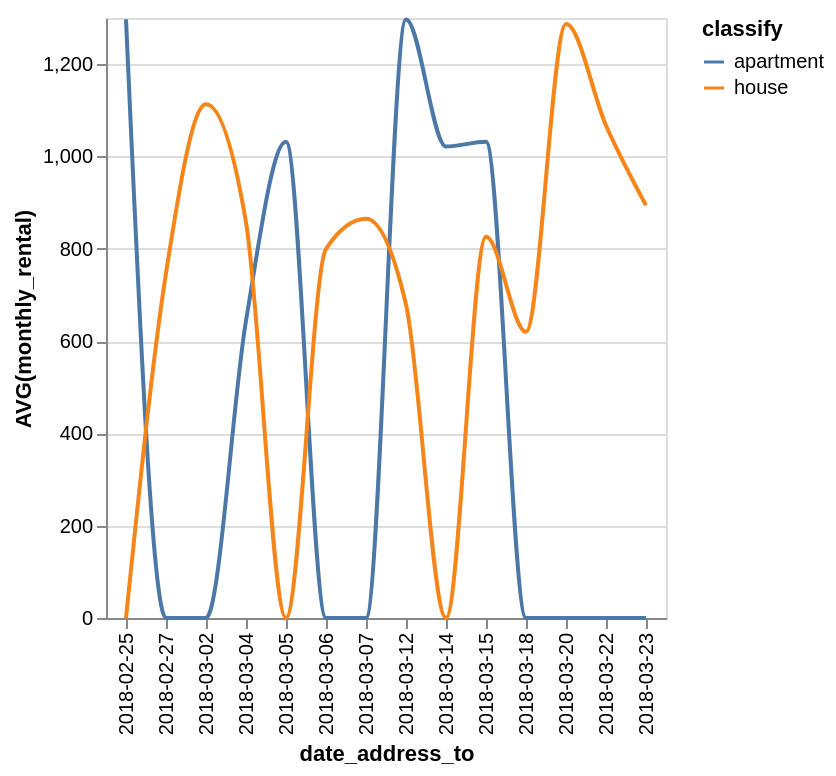

The specification (Vega-Lite) saved for this image:
### Vega-Lite specification from a JSON file in a GitHub repository (floating-point values rounded to 4 significant figures)
{"data": {"values": [{"x_data": "2018-02-25", "y_data": 1297, "classify": "apartment"}, {"x_data": "2018-02-27", "y_data": 0, "classify": "apartment"}, {"x_data": "2018-03-02", "y_data": 0, "classify": "apartment"}, {"x_data": "2018-03-04", "y_data": 644, "classify": "apartment"}, {"x_data": "2018-03-05", "y_data": 1032, "classify": "apartment"}, {"x_data": "2018-03-06", "y_data": 0, "classify": "apartment"}, {"x_data": "2018-03-07", "y_data": 0, "classify": "apartment"}, {"x_data": "2018-03-12", "y_data": 1297, "classify": "apartment"}, {"x_data": "2018-03-14", "y_data": 1022.0, "classify": "apartment"}, {"x_data": "2018-03-15", "y_data": 1032, "classify": "apartment"}, {"x_data": "2018-03-18", "y_data": 0, "classify": "apartment"}, {"x_data": "2018-03-20", "y_data": 0, "classify": "apartment"}, {"x_data": "2018-03-22", "y_data": 0, "classify": "apartment"}, {"x_data": "2018-03-23", "y_data": 0, "classify": "apartment"}, {"x_data": "2018-02-25", "y_data": 0, "classify": "house"}, {"x_data": "2018-02-27", "y_data": 747, "classify": "house"}, {"x_data": "2018-03-02", "y_data": 1113, "classify": "house"}, {"x_data": "2018-03-04", "y_data": 857, "classify": "house"}, {"x_data": "2018-03-05", "y_data": 0, "classify": "house"}, {"x_data": "2018-03-06", "y_data": 800, "classify": "house"}, {"x_data": "2018-03-07", "y_data": 865, "classify": "house"}, {"x_data": "2018-03-12", "y_data": 679, "classify": "house"}, {"x_data": "2018-03-14", "y_data": 0, "classify": "house"}, {"x_data": "2018-03-15", "y_data": 826, "classify": "house"}, {"x_data": "2018-03-18", "y_data": 620, "classify": "house"}, {"x_data": "2018-03-20", "y_data": 1287, "classify": "house"}, {"x_data": "2018-03-22", "y_data": 1067, "classify": "house"}, {"x_data": "2018-03-23", "y_data": 894, "classify": "house"}]}, "mark": {"type": "line", "interpolate": "monotone"}, "encoding": {"x": {"field": "x_data", "type": "nominal", "title": "date_address_to", "sort": "ascending"}, "y": {"field": "y_data", "type": "quantitative", "title": "AVG(monthly_rental)"}, "color": {"field": "classify"}}}
